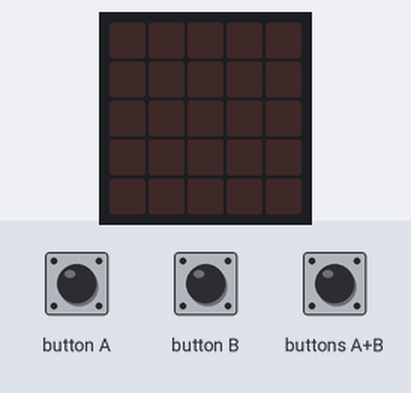
A program run on a simulated BBC micro:bit (MakeCode). Parts: the board's 5×5 LED display. The inputs (shaded band) are chosen by the test bench.

Above: at 1.2 s.
1.3 s: button A pressed for 0.15 s
At 2.6 s:
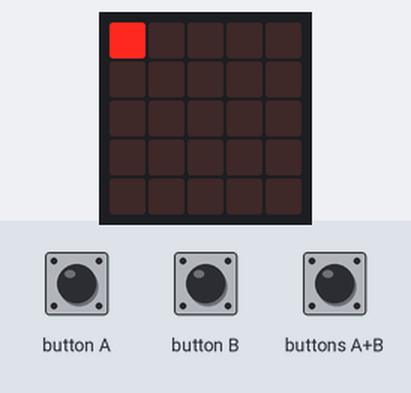
2.9 s: buttons A+B pressed for 0.15 s
At 4.1 s:
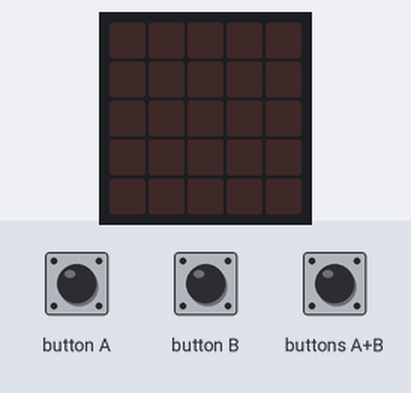
4.5 s: button A pressed 5 times (0.12 s each, 0.3 s apart)
At 6.3 s:
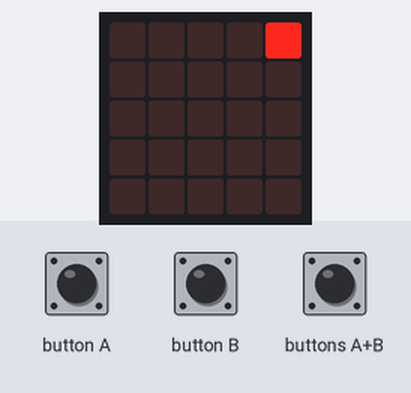
7.5 s: button A pressed for 0.15 s
At 8.8 s:
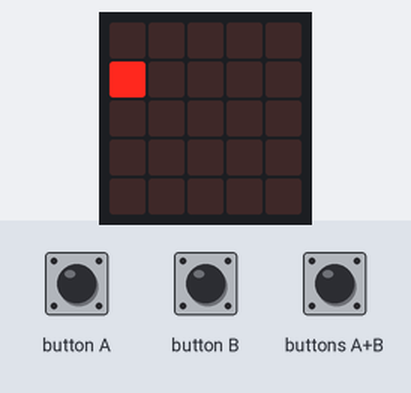
9.1 s: button A pressed for 0.15 s
At 10.0 s:
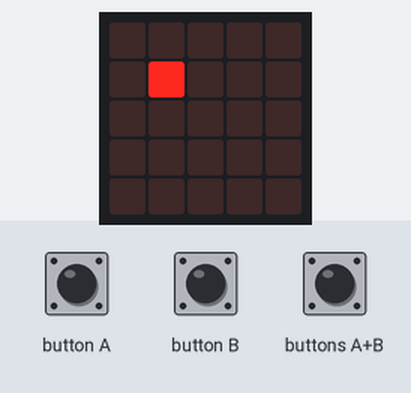
10.7 s: button A pressed for 0.15 s
At 11.2 s:
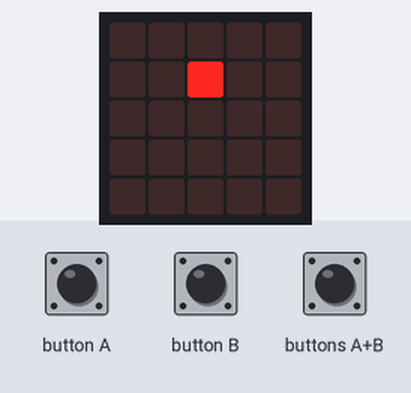
Timing chart, 0 to 13.3 s (numbered marks = the images above; inputs shaded):
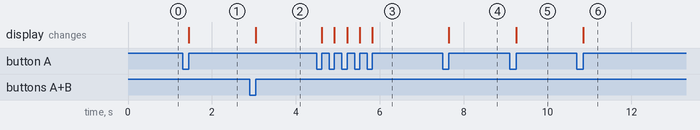

Measured:
- after the input at 1.3 s, the display: changes after 0.15 s (image 1)
- after the input at 2.9 s, the display: changes after 0.15 s (image 2)
- after the input at 4.5 s, the display: first changes after 0.12 s (image 3 shows a later state)
- after the input at 7.5 s, the display: changes after 0.15 s (image 4)
- after the input at 9.1 s, the display: changes after 0.15 s (image 5)
- after the input at 10.7 s, the display: changes after 0.15 s (image 6)

The program:

main.ts
```typescript
function enter () {
    led.plot(get_x(), get_y())
}
function flip() {
    marked[position] = !(marked[position])
}
function get_x() {
    return position % 5
}
function get_y () {
    return position / 5
}
function is_marked () {
    return marked[position] == true
}
function mark () {
    marked[position] = true
}
function move () {
    position += 1
    if (position >= 25) {
        position = 0
    }
}
function leave() {
    if (!(is_marked())) {
        led.unplot(get_x(), get_y())
    }
}
function reset () {
    position = -1
    marked = []
    for (let index = 0; index < 25; index++) {
        marked.push(false)
    }
}
function unmark () {
    marked[position] = false
}
input.onButtonPressed(Button.A, function () {
    leave()
    move()
    enter()
})
input.onButtonPressed(Button.AB, function () {
    basic.clearScreen()
    reset()
})
input.onButtonPressed(Button.B, function () {
    flip()
})
let position = 0
let marked: boolean[] = []
reset()
```
